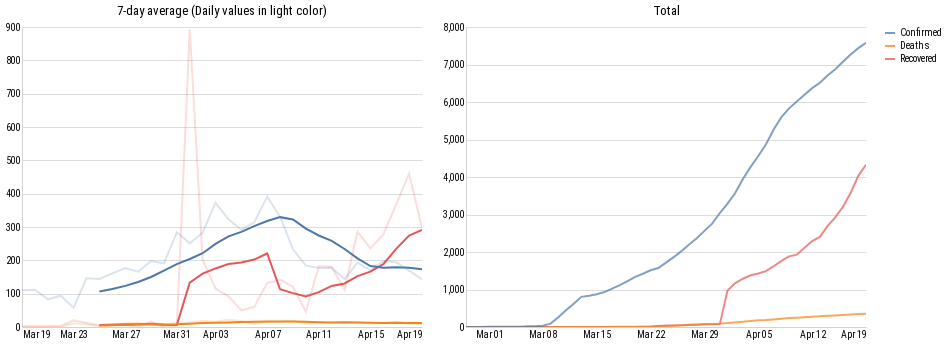

Notebook cell for this chart:
### Code cell
def getCountryPlotsDual(countries, countriesDiff, index = 0):

  # Use reset_index() to convert 'date' index to column, since Altair
  # ignores index values: https://github.com/altair-viz/altair/issues/271
  data_country = countries.reset_index()
  data_countryDiff = countriesDiff.reset_index()
  data_countryDiffRolling = countriesDiff.rolling(window=7).mean().reset_index()

  #data_country = data_country.melt('Date', var_name="Type", value_name = "Count")

  countries = list(data_country['Country'].unique())

  input_dropdown = alt.binding_select(options=countries)
  selection = alt.selection_single(fields=['Country'], bind=input_dropdown, name='Select', init={'Country': countries[index]})

  country_chart = alt.Chart(data_country).transform_fold(
            ['Recovered', 'Deaths', 'Confirmed'],
            as_= ['Type', 'Count']
          ).mark_line().encode( 
  #        y = alt.Y('Count:Q', axis=alt.Axis(format=',.2d', title=None)),
          y = alt.Y('Count:Q', ),

          x=alt.X('Date', axis=alt.Axis(format='%b %d')), #https://github.com/d3/d3-time-format#locale_format
          color='Type:N',
          opacity=alt.value(0.7)
          ).add_selection(
            selection
          ).transform_filter(
            selection          
          ).properties(
              title = "Total"
          ).interactive() 

  '''
          .configure_axis(
              grid=False,
              ticks=False,
              title=None,
              domainColor='lightgray',
              labelFont = 'Roboto Condensed',
        ).configure_axisY(
              grid=True,
              ).configure_view(
              strokeWidth=0
          ).configure_area(
          ).configure_legend(
              labelFont = 'Roboto Condensed',
              title = None 
          ).configure_title(
            font = 'Roboto Condensed',
            fontWeight = 'normal'
          )  '''

  countryDiff_day_chart = alt.Chart(data_countryDiff).transform_fold(
            ['Recovered', 'Deaths', 'Confirmed'],
            as_= ['Type', 'Count']
          ).mark_line().encode( 
  #        y = alt.Y('Count:Q', axis=alt.Axis(format=',.2d', title=None)),
          y = alt.Y('Count:Q', ),

          x=alt.X('Date', axis=alt.Axis(format='%b %d')), #https://github.com/d3/d3-time-format#locale_format
          color='Type:N',
          opacity=alt.value(0.2)
          ).transform_filter(
            selection          
          ).interactive()

  countryDiff_week_chart = alt.Chart(data_countryDiffRolling).transform_fold(
            ['Recovered', 'Deaths', 'Confirmed'],
            as_= ['Type', 'Count']
#          ).transform_window(
#          rolling_mean='mean(Count)',
#          frame=[-7, 0]
        ).mark_line().encode(
            color='Type:N',
            x=alt.X('Date', axis=alt.Axis(format='%b %d')), #https://github.com/d3/d3-time-format#locale_format
            opacity=alt.value(1),
            y = 'Count:Q'
#            y='rolling_mean:Q'
        ).transform_filter(
            selection
        ).interactive()

  countryDiff_chart = countryDiff_week_chart + countryDiff_day_chart 
#  countryDiff_chart.data = data_countryDiff
  countryDiff_chart.title = "7-day average (Daily values in light color)"

  chart = countryDiff_chart | country_chart

  chart = chart.configure_axis(
              grid=False,
              ticks=False,
              title=None,
              domainColor='lightgray',
              labelFont = 'Roboto Condensed',
        ).configure_axisY(
              grid=True,
              ).configure_view(
              strokeWidth=0
          ).configure_area(
          ).configure_legend(
              labelFont = 'Roboto Condensed',
              title = None 
          ).configure_title(
            font = 'Roboto Condensed',
            fontWeight = 'normal'
          )


  return chart 

nDiff = getCountriesNordic().diff().sort_index().loc(axis=0)[:, '2020-03-19':'2020-05-20']
n = getCountriesNordic()

getCountryPlotsDual(n, nDiff)

### Figure 1 — Vega-Lite specification as saved in the notebook (floating-point values rounded to 4 significant figures; data arrays with more than 128 entries replaced by an {"elided": "..."} marker saying what was removed)
{"config": {"view": {"continuousWidth": 400, "continuousHeight": 300, "strokeWidth": 0}, "area": {}, "axis": {"domainColor": "lightgray", "grid": false, "labelFont": "Roboto Condensed", "ticks": false, "title": null}, "axisY": {"grid": true}, "legend": {"labelFont": "Roboto Condensed", "title": null}, "title": {"font": "Roboto Condensed", "fontWeight": "normal"}}, "hconcat": [{"layer": [{"data": {"name": "data-ababe126254069e0b58099fb86b4ea49"}, "mark": "line", "encoding": {"color": {"type": "nominal", "field": "Type"}, "opacity": {"value": 1}, "x": {"type": "temporal", "axis": {"format": "%b %d"}, "field": "Date"}, "y": {"type": "quantitative", "field": "Count"}}, "selection": {"selector142": {"type": "interval", "bind": "scales", "encodings": ["x", "y"]}}, "transform": [{"fold": ["Recovered", "Deaths", "Confirmed"], "as": ["Type", "Count"]}, {"filter": {"selection": "Select"}}]}, {"data": {"name": "data-7d834d2dacb4a57415826338bba33c67"}, "mark": "line", "encoding": {"color": {"type": "nominal", "field": "Type"}, "opacity": {"value": 0.2}, "x": {"type": "temporal", "axis": {"format": "%b %d"}, "field": "Date"}, "y": {"type": "quantitative", "field": "Count"}}, "selection": {"selector141": {"type": "interval", "bind": "scales", "encodings": ["x", "y"]}}, "transform": [{"fold": ["Recovered", "Deaths", "Confirmed"], "as": ["Type", "Count"]}, {"filter": {"selection": "Select"}}]}], "title": "7-day average (Daily values in light color)"}, {"data": {"name": "data-df46020a179f75041826479d723b8d53"}, "mark": "line", "encoding": {"color": {"type": "nominal", "field": "Type"}, "opacity": {"value": 0.7}, "x": {"type": "temporal", "axis": {"format": "%b %d"}, "field": "Date"}, "y": {"type": "quantitative", "field": "Count"}}, "selection": {"Select": {"type": "single", "fields": ["Country"], "bind": {"input": "select", "options": ["Denmark", "Finland", "Iceland", "Norway", "Sweden"]}, "init": {"Country": "Denmark"}}, "selector140": {"type": "interval", "bind": "scales", "encodings": ["x", "y"]}}, "title": "Total", "transform": [{"fold": ["Recovered", "Deaths", "Confirmed"], "as": ["Type", "Count"]}, {"filter": {"selection": "Select"}}]}], "$schema": "https://vega.github.io/schema/vega-lite/v4.8.1.json", "datasets": {"data-ababe126254069e0b58099fb86b4ea49": {"elided": "160 records"}, "data-7d834d2dacb4a57415826338bba33c67": {"elided": "160 records"}, "data-df46020a179f75041826479d723b8d53": {"elided": "321 records"}}}
